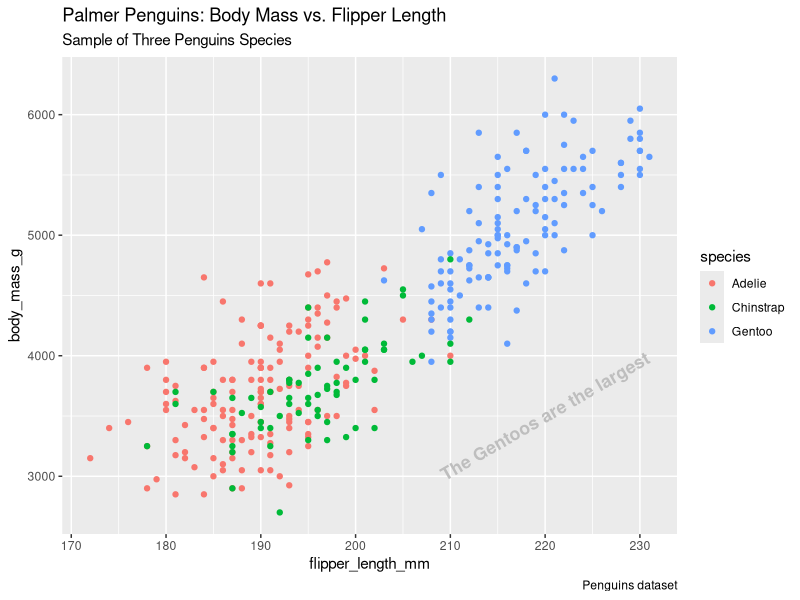
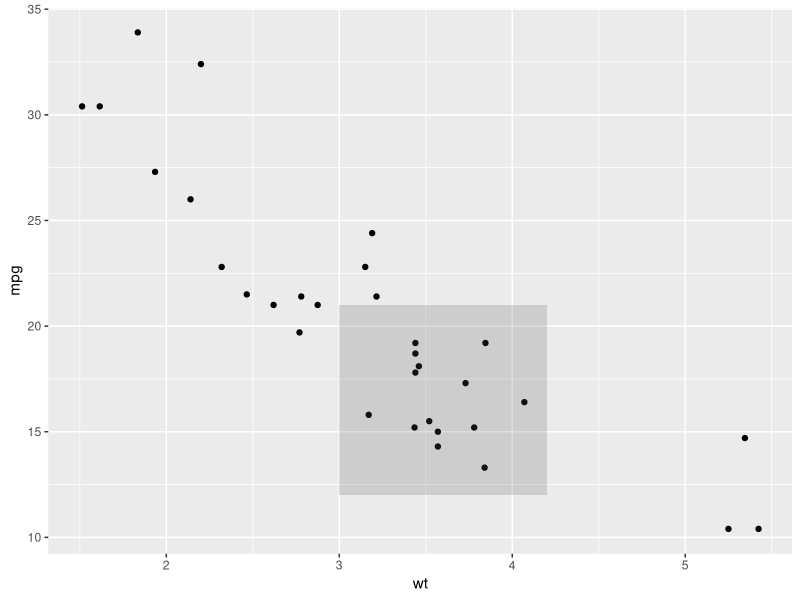
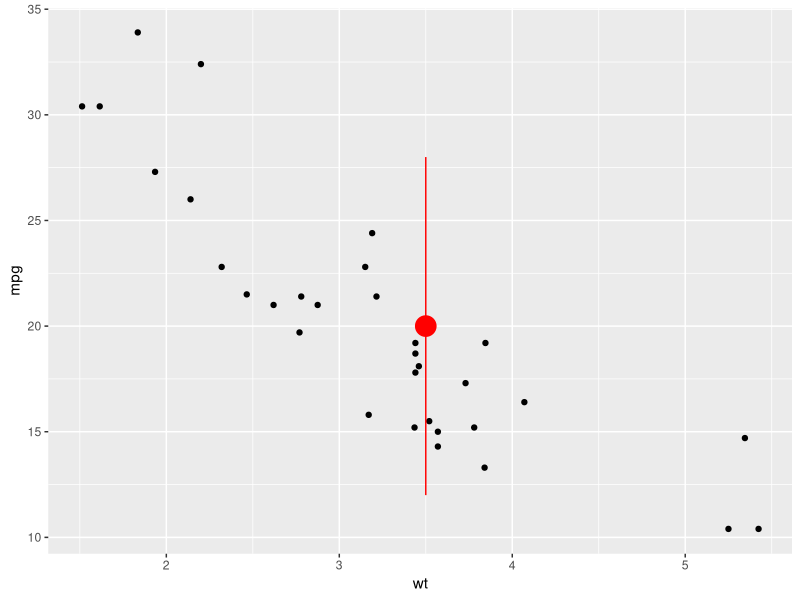
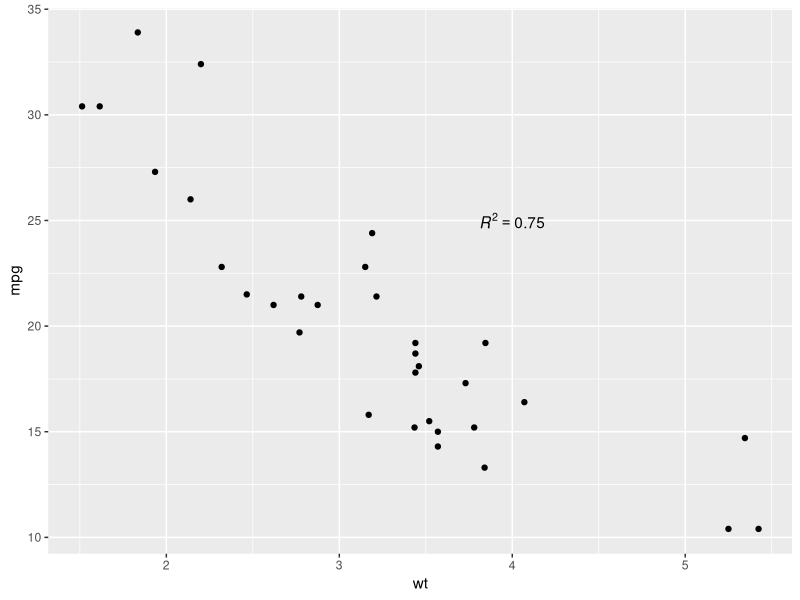
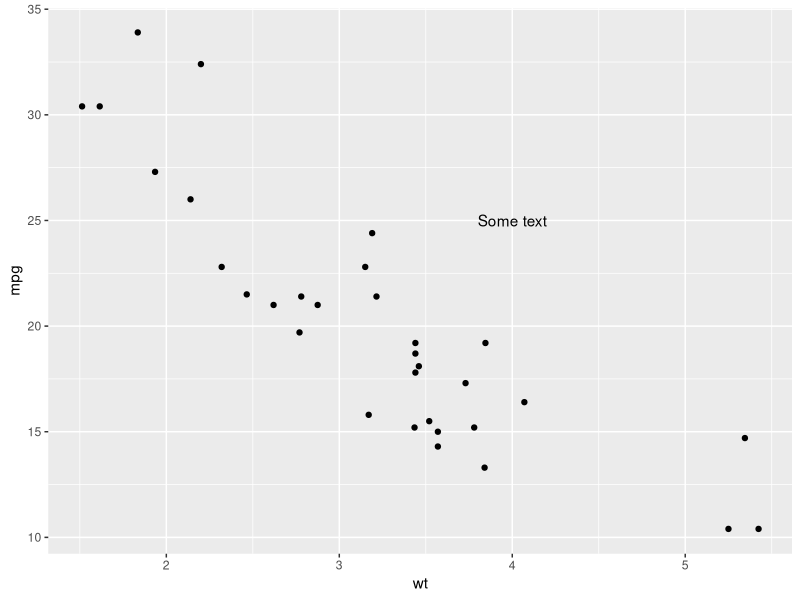
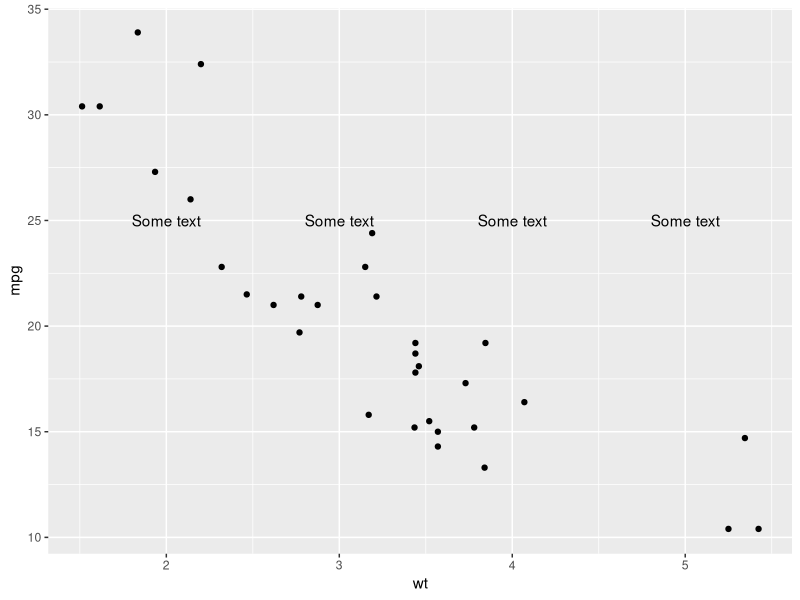

R code for these plots, in order:
install.packages("ggplot2")
install.packages("palmerpenguins")
install.packages("tidyverse")

library(ggplot2)
library(palmerpenguins)
library(tidyverse)

view(penguins)
tibble(penguins)


ggplot(data = penguins)+
  geom_point(mapping = aes(x= flipper_length_mm, y= body_mass_g, color= species))+
  labs(title = "Palmer Penguins: Body Mass vs. Flipper Length", 
       subtitle = "Sample of Three Penguins Species",
       caption = "Penguins dataset")+
  annotate("text", x=220, y=3500, label= "The Gentoos are the largest", 
           color = "grey", fontface = "bold", size = 4.5, angle =30)

#p is geom_point
p <- ggplot(mtcars, aes(x = wt, y = mpg)) + geom_point()

p + annotate("rect", xmin = 3, xmax = 4.2, ymin = 12, ymax = 21,
          alpha = .2)

p + annotate("pointrange", x = 3.5, y = 20, ymin = 12, ymax = 28,
             colour = "red", size = 1.5)

p + annotate("text", x = 4, y = 25, label = "italic(R) ^ 2 == 0.75",
             parse = TRUE)

p + annotate("text", x = 4, y = 25, label = "Some text")

p + annotate("text", x = 2:5, y = 25, label = "Some text")




